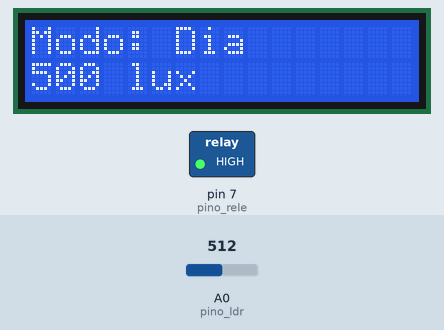
Simulated run of this sketch. Board: Arduino Uno, built with avr-gcc and run on an emulated ATmega328P. Shown: 16×2 character LCD, switched loads named in the sketch (green lamp = pin HIGH). The test bench sets the inputs (shaded band); at power-on: A0 (pino_ldr) = 512. What the sketch prints to the serial monitor is not drawn.

Above: at 1.2 s.
1.3 s: A0 (pino_ldr) set to 183
At 2.6 s:
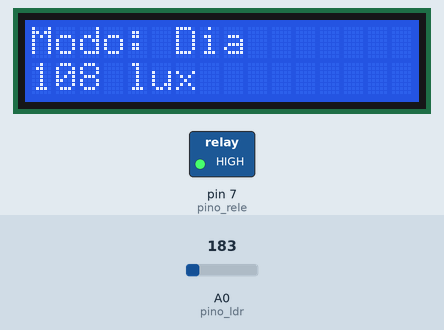
3.2 s: A0 (pino_ldr) set to 155
At 4.3 s:
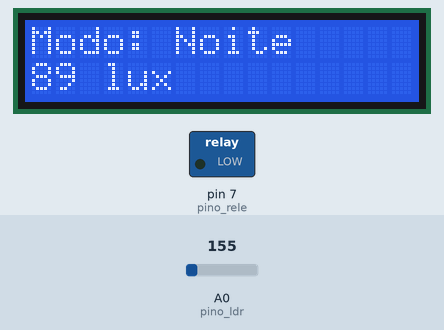
4.8 s: A0 (pino_ldr) set to 306
At 6.0 s:
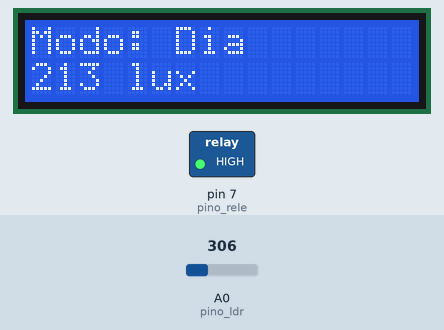
Timing chart, 0 to 7.8 s (numbered marks = the images above; inputs shaded):
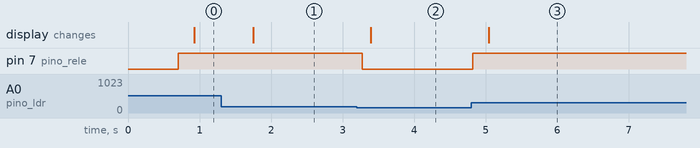

Measured:
- the behaviour switches between 171 and 170 on A0 (pino_ldr) (found by bisection; images 1 and 2)
- after the input at 1.3 s, the display: changes after 0.45 s (image 1)
- after the input at 3.2 s, pin 7 (pino_rele): HIGH → LOW after 0.07 s; the display: changes after 0.19 s (image 2)
- after the input at 4.8 s, pin 7 (pino_rele): LOW → HIGH at once; the display: changes after 0.24 s (image 3)

The sketch:

ON_OFF_Controller_Portuguese.ino
```cpp
// Bibliotecas #########################################################################################

#include <Wire.h>
#include <LiquidCrystal_I2C.h> //versão 2.8
#include <IRremote.h> //versão 1.1.2
#include <arduino-timer.h>

// Pinos ##############################################################################################

int pino_recetor = 6;
int pino_rele = 7 ;
int pino_ldr = A0;

// Códigos DEC dos butões do comando ##################################################################

int b_MENU   = 25245;
int b_PROX   = 765;
int b_ANTE   = 8925;
int b_OK     = -15811;
int b_SAIR   = -28561;
int b_MAIS   = -22441;
int b_MENOS  = -8161;


// Parâmetros ########################################################################################

LiquidCrystal_I2C lcd(0x27, 16, 2);
IRrecv irrecv(pino_recetor);
decode_results results;

auto timer_diagonostico = timer_create_default();
auto timer_ecra = timer_create_default();

// Variáveis ####s####################################################################################


int limite_lux = 100;  // limite lux LDR para ligar o relé
int lux = 0; // Valor em lux
int R_div = 1000; // Resistencia do divisor de tensão

bool resultado_diagonostico = true; // Resultado do diagonóstico
String estado = "";
bool estado_overide = false;
String modo = "";
int menu = 0;
int comando = 0;
int erro = 0;


// Funções ##########################################################################################

void ecra (int cursor1, String linha1, int cursor2, String linha2){
  lcd.clear();
  lcd.setCursor(cursor1,0);
  lcd.print(linha1);
  lcd.setCursor(cursor2,1);
  lcd.print(linha2);
}


void medicao_ldr(){
  int valor_ldr = analogRead (pino_ldr); // Leitura aos terminais do LDR (0-1012)
  float Vout = float(valor_ldr) * (float(5)/float(1023));  // Conversão para tensão
  float R_ldr = (R_div * (5 - Vout))/Vout; //Cálculo do valor da resistência do LDR;
  lux = 500/(R_ldr/1000); //conversao para lux
}


bool diagonostico(void*) {
    ecra (3, "A realizar", 2, "diagonostico");
    delay(600);
    medicao_ldr();

  if (lux < 5 && lux > 0){
    resultado_diagonostico = false;
    erro = 1;
    estado_overide = true;
    }

  else if (lux < 0){
    resultado_diagonostico = false;
    erro = 2;
    estado_overide = true;
  }

  else{
    resultado_diagonostico = true;
    erro = 0;
  }
  Serial.println(resultado_diagonostico);
  return true;
}

bool ecra_menu_principal(void*) {
  if (estado_overide){
    estado = "OFF";
  }
  else{
    estado = "ON";
  }


  switch (menu) {
    case 0:
      if (resultado_diagonostico){
      ecra(0, "Modo: " + modo, 0, String(lux) + " lux");
      }
      else if (!resultado_diagonostico){
        switch(erro) {
          case 1:
            ecra(5, "Erro 1", 0, "Bloco LDR aberto");
            break;
          case 2:
            ecra(5, "Erro 2", 0, "Bloco LDR aberto");
            break;
        }
      }
      break;
    case 1:
      menu = 2;
      break;
    case 2:
      ecra(0, ">Estado: " + estado , 1 , "Lim: " + String(limite_lux) + " lux");
      break;
    case 3:
      ecra(1, "Estado: " + estado , 0 , ">Lim: " + String(limite_lux) + " lux");
      break;
    case 4:
      ecra(1, "Lim: " + String(limite_lux) + " lux" , 0 , ">Diagonostico");
      break;
    case 5 ... 9:
      menu = 4;
      break;

  }
  return true; //Mantem o timer ativo
}


// Void setup & loop ################################################################################################

void setup() {
  Serial.begin(9600);
  lcd.init();
  lcd.backlight();
  ecra(3, "a iniciar", 0, "");
  irrecv.enableIRIn();
  pinMode(pino_rele, OUTPUT);

  timer_diagonostico.every(3600000, diagonostico);
  timer_ecra.every(800, ecra_menu_principal);

}

void loop() {
  timer_diagonostico.tick();
  timer_ecra.tick();
  medicao_ldr();

  if(estado_overide){
    digitalWrite (pino_rele, HIGH);
    modo = "OFF";
  }


  if (irrecv.decode(&results)) {
    irrecv.resume();
    comando = results.value;


    if (comando == b_MENU){
      menu = 2;
      }
    else if (comando == b_SAIR && menu > 0){
      menu = 0;
    }
    else if (comando == b_PROX && menu > 0){
      menu++;
      }
    else if (comando == b_ANTE && menu > 0){
      menu--;
    }
    else if (comando == b_OK && menu > 0){
      switch(menu){
        case 2:
          if (estado_overide == false){
            estado_overide = true;
            digitalWrite (pino_rele, HIGH);
            modo = "OFF";
          }
          else{
            estado_overide = false;
          }
        break;
        case 4:
          timer_diagonostico.in(0,diagonostico);
          menu=0;
          break;
      }
    }
    else if (comando == b_MAIS && menu == 3){
      limite_lux = limite_lux + 5;
    }

    else if (comando == b_MENOS && menu == 3){
      limite_lux = limite_lux - 5;
    }
    Serial.println(menu);
    Serial.println(comando);
    irrecv.resume();
  }


  else if (resultado_diagonostico && menu == 0 && !estado_overide){
    if (lux < limite_lux){
      digitalWrite (pino_rele, LOW);
      estado = "ON";
      modo = "Noite";

     }
    else{
    digitalWrite (pino_rele, HIGH);
    estado = "OFF";
    modo = "Dia";
    }
  }

  delay(100);
}
```
